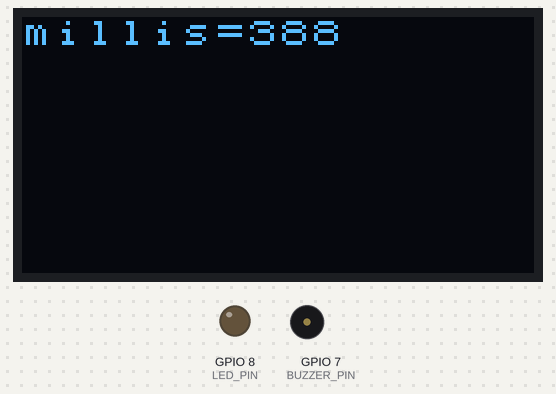
This program was run on a simulated ESP32-C3. On the bench: 128×64 one-colour display, output pins drawn as LEDs (lit = HIGH), buzzer (waves = sounding). Dashed ring = blinking.

Above: at 0.5 s.
At 9.56 s:
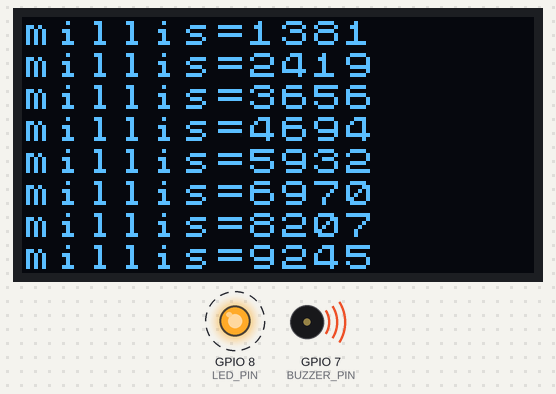
At 19.07 s:
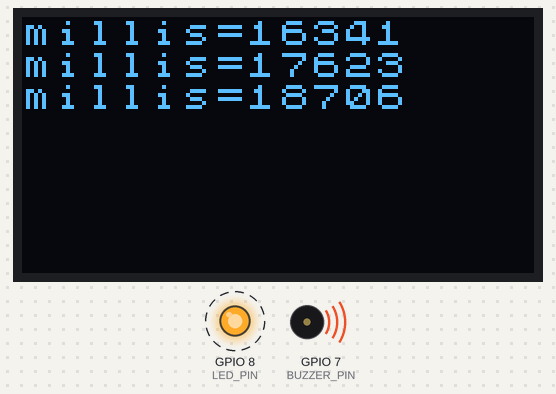
At 38.04 s:
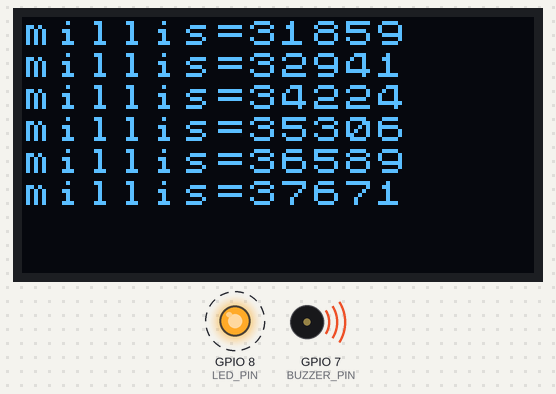
Timing chart, 0 to 39.6 s (numbered marks = the images above):
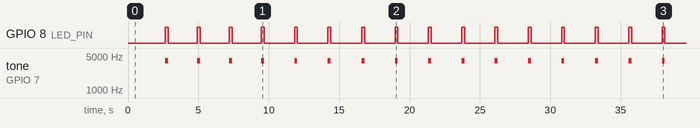

The program:

main.cpp
```cpp
#include <Arduino.h>
#include <Wire.h>
#include <U8g2lib.h>

U8X8_SSD1306_128X64_NONAME_HW_I2C u8x8(/* reset=*/ U8X8_PIN_NONE);
#define U8LOG_WIDTH 16
#define U8LOG_HEIGHT 8
uint8_t u8log_buffer[U8LOG_WIDTH*U8LOG_HEIGHT];
U8X8LOG u8x8log;

#define LED_PIN 8
#define BUZZER_PIN 7

unsigned long previousBuzzerMillis = 0;
const long buzzerInterval = 2000;

#define BUZZER_CHANNEL 0
#define BUZZER_FREQ 4000      // 2kHz
#define BUZZER_RESOLUTION 8   // 8-bit resolution

void handleBuzzer() {
  unsigned long currentMillis = millis();

  if (currentMillis - previousBuzzerMillis >= buzzerInterval) {
    previousBuzzerMillis = currentMillis;
    ledcWrite(BUZZER_CHANNEL, 128);  // Duty cycle 50% (0-255)
    digitalWrite(LED_PIN, HIGH);
    delay(200);
    ledcWrite(BUZZER_CHANNEL, 0);
    digitalWrite(LED_PIN, LOW);
  }
}

void setup(void)
{

  u8x8.begin();
  u8x8.setFont(u8x8_font_chroma48medium8_r);

  u8x8log.begin(u8x8, U8LOG_WIDTH, U8LOG_HEIGHT, u8log_buffer);
  u8x8log.setRedrawMode(1);		// 0: Update screen with newline, 1: Update screen for every char

  pinMode(LED_PIN, OUTPUT);


  ledcSetup(BUZZER_CHANNEL, BUZZER_FREQ, BUZZER_RESOLUTION);
  ledcAttachPin(BUZZER_PIN, BUZZER_CHANNEL);
  ledcWrite(BUZZER_CHANNEL, 0);

}

unsigned long t = 0;
// print the output of millis() to the terminal every second
void loop(void) {
  if ( t < millis() ) {
    t = millis() + 15000;			// every 15 seconds
    u8x8log.print("\f");			// \f = form feed: clear the screen
  }
  u8x8log.print("millis=");
  u8x8log.print(millis());
  u8x8log.print("\n");
  handleBuzzer();
  delay(500);
}
```

Measured:
- by itself, GPIO 8 (LED_PIN): alternates HIGH for 0.20 s and LOW for 2.2 s
- by itself, tone on GPIO 7 (BUZZER_PIN): alternates 4000 Hz for 0.20 s and silent for 2.2 s
- what the display in image 0 shows lasts 0.6 s, from 0.5 s to 1.1 s
- what the display in image 1 shows lasts 0.8 s, from 9.4 s to 10.2 s
